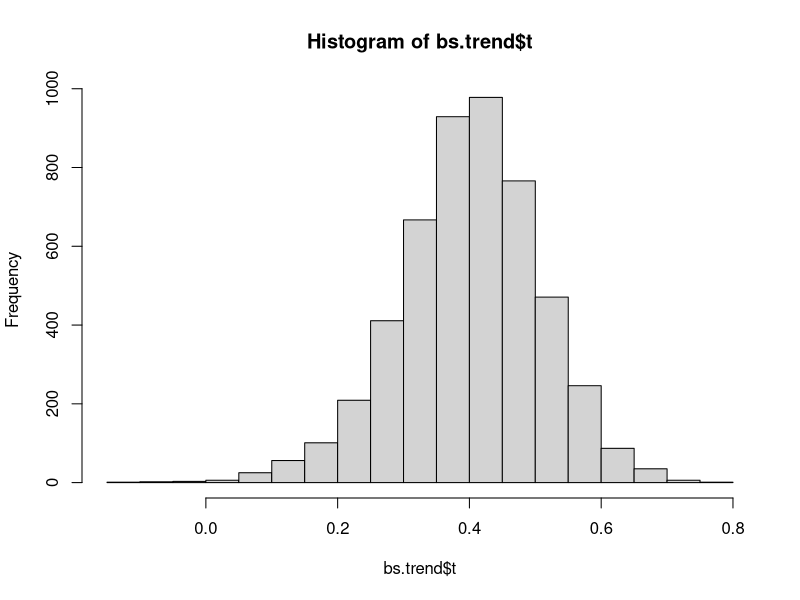

This chart was generated by the following R code:
library(boot)

trends <- read.csv("data/ercc.csv")

cor.stat <- function(data, i) {
  cor(data[i,1], data[i,2])
}

bs.trend <- boot(trends, cor.stat, R = 5000)
hist(bs.trend$t)
bs.ci <- boot.ci(bs.trend, type = "perc")